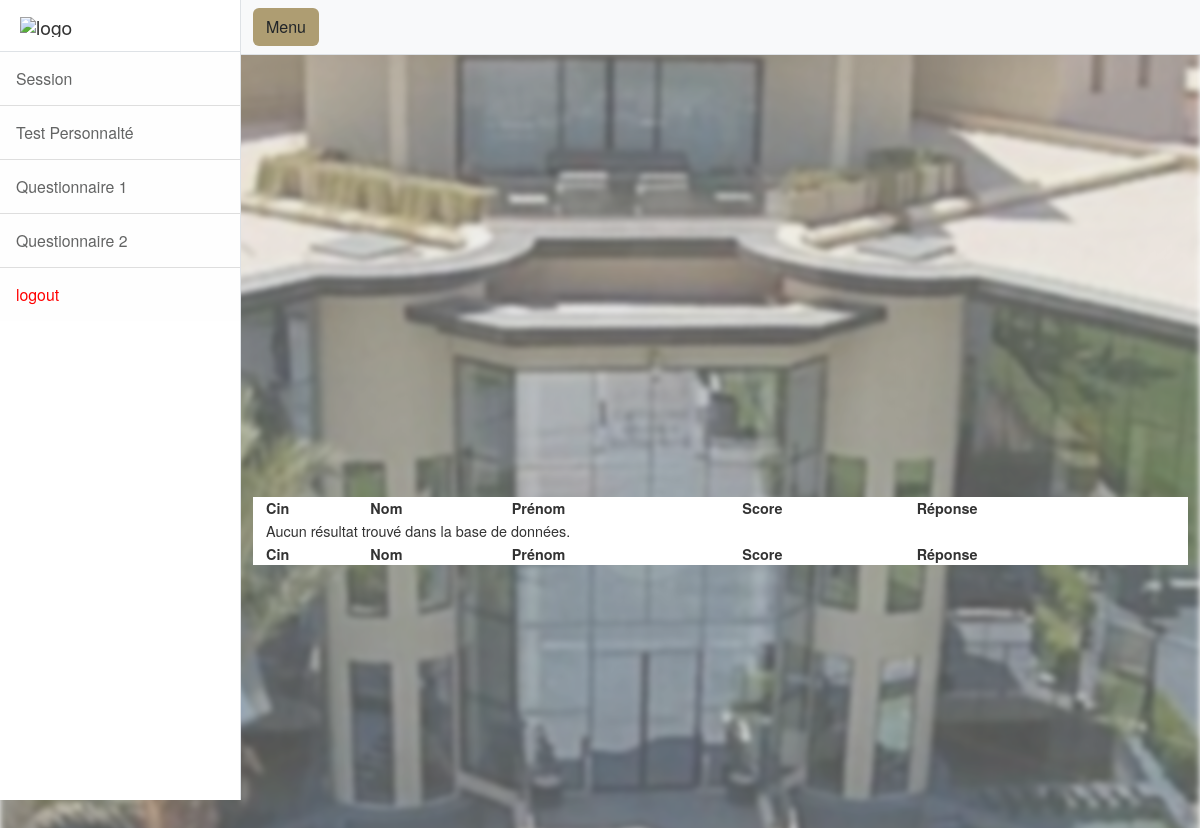
The page /dashboard/Qcm2M.php on the database as committed earlier.
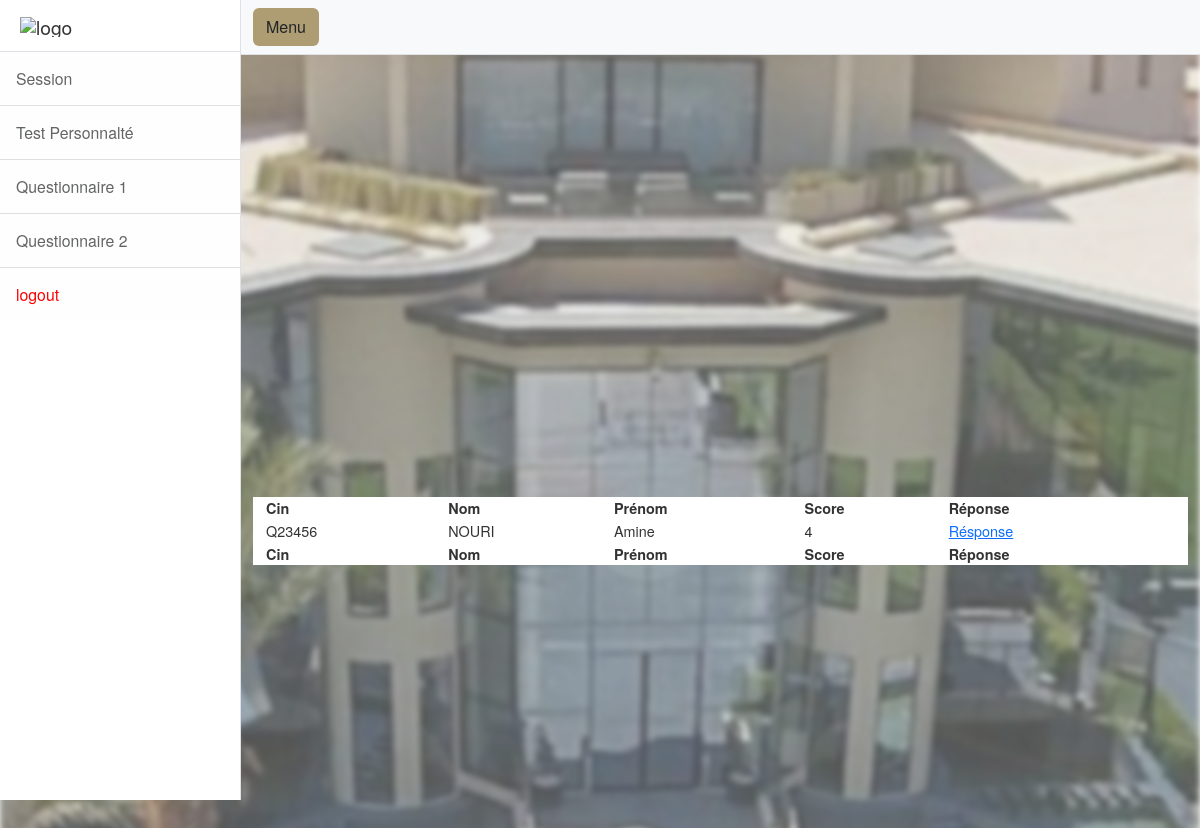
The same page on the database as committed later.
### tables this page shows
CREATE TABLE `noteq2` (
  `id` int(11) NOT NULL,
  `nom` varchar(128) NOT NULL,
  `prenom` varchar(128) NOT NULL,
  `cin` varchar(128) NOT NULL,
  `score` int(11) NOT NULL
);

### dashboard/Qcm2M.php (the view, shortened to what this page needs)
<?php
$conn = mysqli_connect("localhost", "root", "", "menarahold");
$sql = "SELECT n.id, n.cin, n.nom, n.prenom, n.score FROM noteq2 n , emp e WHERE n.nom = e.NOM AND n.prenom = e.PRENOM  ";
$result = $conn->query($sql);
?>
<!DOCTYPE html>
<html lang="en">
<head>
<head>
<link href="css/styles.css" rel="stylesheet" />
    <link rel="stylesheet" type="text/css" href="https://cdn.datatables.net/1.11.5/css/jquery.dataTables.css">
        <link rel="stylesheet" href="https://cdn.datatables.net/1.12.1/css/jquery.dataTables.min.css">
        <link rel="stylesheet" href="https://cdn.datatables.net/fixedheader/3.2.3/css/fixedHeader.dataTables.min.css">
    <link href="https://nightly.datatables.net/css/jquery.dataTables.css" rel="stylesheet" type="text/css" />
    <link href="https://nightly.datatables.net/select/css/select.dataTables.css?_=9a6592f8d74f8f520ff7b22342fa1183.css" rel="stylesheet" type="text/css" />
    <link href="https://nightly.datatables.net/searchpanes/css/searchPanes.dataTables.css?13" rel="stylesheet" type="text/css" />
</head>
<body>
    <div class="d-flex" id="wrapper">
        <div class="border-end bg-white" id="sidebar-wrapper">
            <div class="sidebar-heading border-bottom bg-white"><img src="https://menara-holding.ma/Assets/images/Logo_mh.svg"
                  style="width:140px;heigth:20px" alt="logo"></div>
                  <div class="list-group list-group-flush">
                <a class="list-group-item list-group-item-action list-group-item-light p-3 allow-navigation" style="font-size: 1.1em;margin: 0;" href="session.php">Session</a>
                <a class="list-group-item list-group-item-action list-group-item-light p-3 allow-navigation" style="font-size: 1.1em;margin: 0;" href="#" id="menu1">Test Personnalté</a>
                <a class="list-group-item list-group-item-action list-group-item-light p-3 allow-navigation" style="font-size: 1.1em;margin: 0;" href="#" id="menu2">Questionnaire 1</a>
                <a class="list-group-item list-group-item-action list-group-item-light p-3 allow-navigation" style="font-size: 1.1em;margin: 0;" href="#" id="menu3">Questionnaire 2</a>
                <a class="list-group-item list-group-item-action list-group-item-light p-3 allow-navigation" style="font-size: 1.1em;margin: 0;color:red" href="logout.php">logout</a>
            </div>
        </div>
        <div id="page-content-wrapper">
            <nav class="navbar navbar-expand-lg navbar-light bg-light border-bottom">
                <div class="container-fluid">
                    <button class="btn" style="background-color:#ae9d72" id="sidebarToggle">Menu</button>
                </div>
            </nav>
            <div class="container-fluid">
                <br>
                 <br>
                <div id="container" style="width:100%; height:400px;"></div>
                    <div class="container" style="background-color:white;width:100%; ">
                    <table id="example" class="display nowrap" width="100%" style="width:100%">
                        <thead>
                        <tr>
                            <th>Cin</th>
                            <th>Nom</th>
                            <th>Prénom</th>
                            <th>Score</th>
                            <th>Réponse</th>
                        </tr>
                        </thead>
                        <tfoot>
                        <tr>
                            <th>Cin</th>
                            <th>Nom</th>
                            <th>Prénom</th>
                            <th>Score</th>
                            <th>Réponse</th>
                        </tr>
                        </tfoot>
                        <tbody>
                        <?php
                            if ($result->num_rows > 0) {
                                while ($row = $result->fetch_assoc()) {
                                    echo "<tr>";
                                    echo "<td>" . $row["cin"] . "</td>";
                                    echo "<td>" . $row["nom"] . "</td>";
                                    echo "<td>" . $row["prenom"] . "</td>";
                                    echo "<td>" . $row["score"] . "</td>";
                                    echo "<td><a href='detailsQ2M.php?id=" . $row["id"] . "'>Résponse</a></td>";
                                    echo "</tr>";
                                }
                            } else {
                                echo "<tr><td colspan='8'>Aucun résultat trouvé dans la base de données.</td></tr>";
                            }
                        ?>
                        </tbody>
                    </table>
                </div>
            </div>
        </div>
    </div>
</body>
</html>

Rows that differ between the two databases and show on the page:
added noteq2: cin "Q23456", nom "NOURI", prenom "Amine", score "4"
Other text that changed with them:
text no longer shown: "Aucun résultat trouvé dans la base de données."
